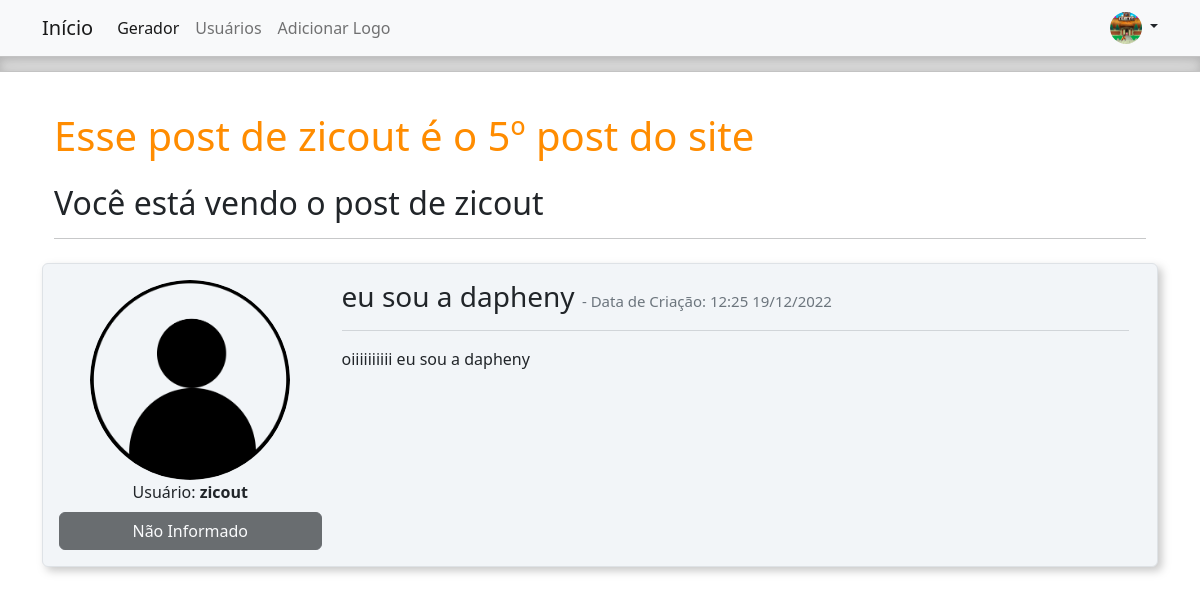
Page /post/5 (signed in) on the committed database.
### gerador/models.py (models this page shows, shortened)
class Usuario(database.Model, UserMixin):
    id = database.Column(database.Integer, primary_key=True)
    username = database.Column(database.String, nullable=False, unique=True)
    email = database.Column(database.String, nullable=False, unique=True)
    password = database.Column(database.String, nullable=False)
    foto_perfil = database.Column(database.String, default="default.jpg")
    post = database.relationship('Post', backref='autor', lazy=True)
    ferramentas = database.Column(database.String, nullable=False, default="Não Informado")

class Post(database.Model):
    id = database.Column(database.Integer, primary_key=True)
    titulo = database.Column(database.String, nullable=False)
    corpo = database.Column(database.Text, nullable=False)
    data_criacao = database.Column(database.DateTime, nullable=False, default=datetime.utcnow)
    id_usuario = database.Column(database.Integer, database.ForeignKey("usuario.id"), nullable=False)

### gerador/routes.py (the view)
@app.route("/post/<post_id>")
@login_required
def exibir_post(post_id):
    post = Post.query.get(post_id)
    return render_template("post.html", post=post)

### gerador/models.py (called while the page is built)
@login_manager.user_loader
def load_usuario(id_usuario):
    return Usuario.query.get(int(id_usuario))

### gerador/routes.py (called while the page is built)
def foto_perfil():
    foto_perfil = url_for(
        "static", filename="fotos_perfil/{}".format(current_user.foto_perfil))
    return foto_perfil

@app.context_processor
def context_processor():
    return dict(key='value', foto_perfil=foto_perfil)

### gerador/templates/post.html (shortened to what this page needs)
{% extends "base.html" %}
{% block body %}
    <div class="container mt-3">
    <h1 class="pt-4 pb-3" style="color: darkorange;">Esse post de {{ post.autor.username }} é o {{ post.autor.id }}º post do site</h1>
    <h2>Você está vendo o post de {{ post.autor.username }}</h2>
    <hr>
        <div class="row border rounded mt-4 p-3 post-edit-primary">
        <div class="col col-3">
            <div class="image pe-2" style="text-align: center;">
            <img src="{{ url_for('static', filename='fotos_perfil/{}'.format(post.autor.foto_perfil)) }}" width="200" height="200" class="rounded-circle">
            <br>
            <div style="text-align: center;">
            Usuário:
            <strong>{{ post.autor.username }}</strong>
            </div>
            <div class="row justify-content-center">
                {% for curso in post.autor.ferramentas.split(";") %}
                    <button type="button" class="btn btn-dark mt-2" disabled>{{ curso }}</button>
                {% endfor %}
            </div>
            </div>
        </div>
        <div class="col col-9">
            <h3>{{ post.titulo }}
                <small class="text-muted" style="font-size: 15px;"> - Data de Criação: {{ post.data_criacao.strftime('%H:%M %d/%m/%Y') }} <hr>
                </small></h3>
            <p>{{ post.corpo }}</p>
            <br>
        </div>
        </div>
    </div>
{% endblock %}

### gerador/templates/navbar.html (shortened to what this page needs)
{% if current_user.is_authenticated %}
  <nav class="navbar navbar-expand-lg bg-light">
    <div class="container-fluid container">
      <a class="navbar-brand" href="{{url_for('home')}}">Início</a>
      <div class="collapse navbar-collapse" id="navbarSupportedContent">
        <ul class="navbar-nav me-auto mb-2 mb-lg-0">
          <li class="nav-item">
            <a class="nav-link active" aria-current="page" href="https://zicout.github.io/Gerador-de-Etiquetas/">Gerador</a>
          </li>
          <li class="nav-item">
            <a class="nav-link" href="{{url_for('usuarios')}}">Usuários</a>
          </li>
          <li class="nav-item">
            <a class="nav-link" href="{{url_for('criar_logo')}}">Adicionar Logo</a>
          </li>
        </ul>
        <ul class="d-flex navbar-nav d-flex d-none d-sm-block">
          <div class="flex-shrink-0 dropdown d-flex">
            <a href="#" class="d-block link-dark text-decoration-none dropdown-toggle" data-bs-toggle="dropdown" aria-expanded="false">
              <img src="{{ foto_perfil() }}" alt="mdo" width="32" height="32" class="rounded-circle">
            </a>
          </div>
        </ul>
      </div>
    </div>
  </nav>
{% endif %}

### gerador/static/main.css (style rules this page uses)
.post-edit-primary { background-color: #f2f5f8; box-shadow: 4px 4px 8px rgba(128, 128, 128, 0.425); transition: 150ms linear; }

### rows in the picture
Usuario: foto_perfil (picture)
Usuario: autor.username "zicout", autor.id "5", foto_perfil (placeholder picture), ferramentas "Não Informado"
Post: titulo "eu sou a dapheny", data_criacao "12:25 19/12/2022", corpo "oiiiiiiiiii eu sou a dapheny"
